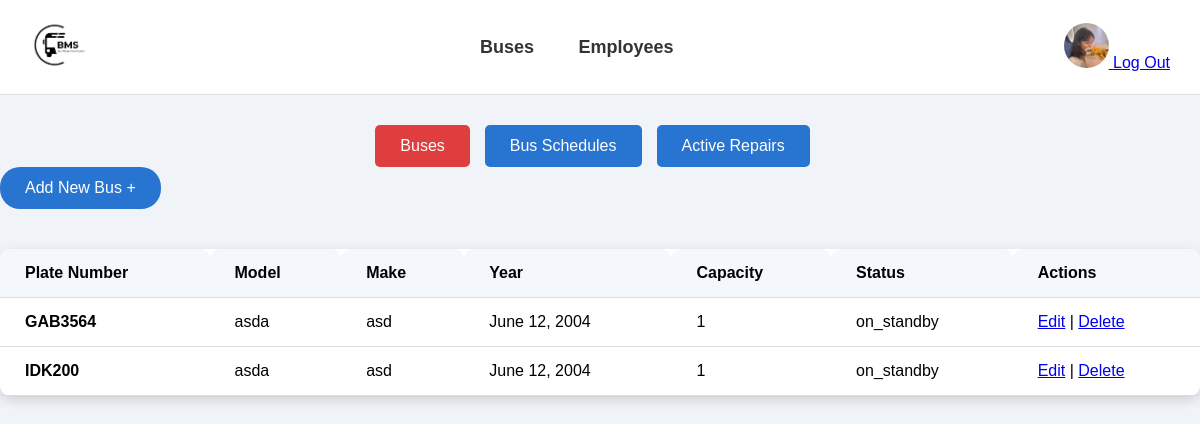
/home/ (signed in), run on an earlier commit of the app's database.
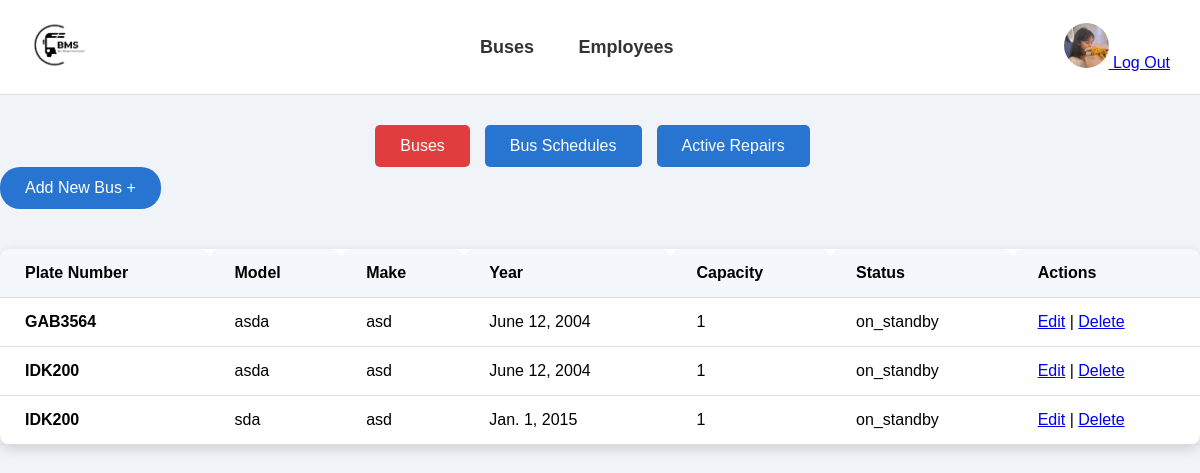
And on a later commit of the database.
### bms_app/models.py (models this page shows, shortened)
class Bus(models.Model):
    BUS_STATUS_CHOICES = [
        ('on_standby', 'On Standby'),
        ('in_transit', 'In Transit'),
        ('under_maintenance', 'Under Maintenance'),
    ]
    bus_id = models.AutoField(primary_key=True)
    plate_number = models.CharField(max_length=100)
    model = models.CharField(max_length=100)
    make = models.CharField(max_length=100)
    year = models.DateField()
    capacity = models.IntegerField()
    status = models.CharField(max_length=50, choices=BUS_STATUS_CHOICES)  # Use choices here
    user = models.ForeignKey(User, on_delete=models.CASCADE)

### bms_app/views.py (the view)
# urls.py: path('home/', views.home_page, name='home_page'),
@login_required
def home_page(request):
    employees = Employee.objects.filter(user=request.user)
    buses = Bus.objects.filter(user=request.user)
    schedules = Schedule.objects.filter(bus__user=request.user)  # Filter schedules by the user of the related bus
    repairs = Repair.objects.filter(bus__user=request.user)  # Filter repairs by the user of the related bus
    return render(request, 'home_page.html', {
        'employees': employees,
        'buses': buses,
        'schedules': schedules,
        'repairs': repairs
    })

### bms_app/templates/home_page.html (shortened to what this page needs)
<!DOCTYPE html>
<html lang="en">
<head>
    {% load static %}
    <link rel="stylesheet" href="{% static 'css/home.css' %}">
</head>
<body>
    <div class="navbar">
        <div class="logo">
            <img src="{% static 'images/logo.png' %}" alt="Logo">
        </div>
        <div class="nav-links">
            <a href="{% url 'bus_list' %}">Buses</a>
            <a href="{% url 'employee_list' %}">Employees</a>
        </div>
        <div class="profile">
            <a href="{% url 'profile' %}">
                <img src="{% static 'images/profile-icon.png' %}" alt="Profile">
            </a>
            <a href="{% url 'logout' %}">Log Out</a>
        </div>
    </div>
    <div class="tabs">
        <a href="{% url 'bus_list' %}"><button class="tab-btn active">Buses</button></a>
        <a href="{% url 'schedule_list' %}"><button class="tab-btn">Bus Schedules</button></a>
        <a href="{% url 'repair_list' %}"><button class="tab-btn">Active Repairs</button></a>
    </div>
    <div class="search-section">
        <a href="{% url 'add_bus' %}">
            <button class="add-btn">Add New Bus +</button>
        </a>
    </div>
    <div id="schedule-section">
    <div id="buses-table">
        <table class="bus-table">
            <thead>
                <tr>
                    <th>Plate Number</th>
                    <th>Model</th>
                    <th>Make</th>
                    <th>Year</th>
                    <th>Capacity</th>
                    <th>Status</th>
                    <th>Actions</th>
                </tr>
            </thead>
            <tbody>
                {% for bus in buses %}
                    <tr>
                        <td><span class="plate-number">{{ bus.plate_number }}</span></td>
                        <td><span class="model-adjust">{{ bus.model }}</span></td>
                        <td>{{ bus.make }}</td>
                        <td>{{ bus.year }}</td>
                        <td>{{ bus.capacity }}</td>
                        <td><span class="status {{ bus.status|lower }}">{{ bus.status }}</span></td>
                        <td>
                            <a href="{% url 'edit_bus' bus.bus_id %}">Edit</a> |
                            <a href="{% url 'delete_bus' bus.bus_id %}">Delete</a>
                        </td>
                    </tr>
                {% empty %}
                    <tr>
                        <td colspan="7">No buses found.</td>
                    </tr>
                {% endfor %}
            </tbody>
        </table>
    </div>
</div>
</body>
</html>

What changed in the data, as far as the page shows it:
added Bus: plate_number "IDK200", model "sda", make "asd", year "Jan. 1, 2015", capacity "1", status "on_standby"
